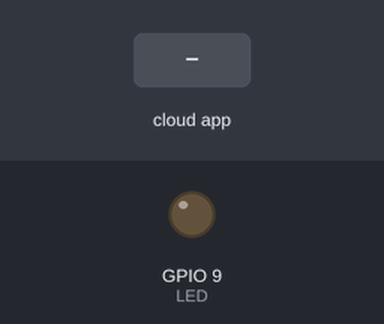
Bench run of a sketch on a simulated ESP32-S3. Parts: output pins drawn as LEDs (lit = HIGH). The test bench sets the inputs (shaded band). The ROS host is connected and sends only what is stated.

Above: at 1.2 s.
1.3 s: the phone or cloud app sets cor_detectada to Blue
At 2.2 s:
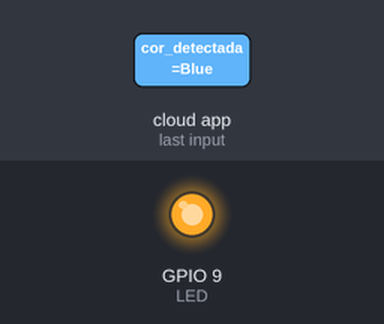
Timing chart, 0 to 4.3 s (numbered marks = the images above; inputs shaded):
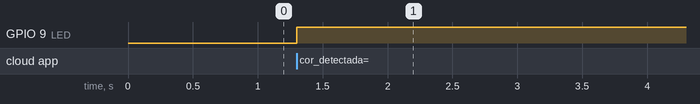

The sketch:

color_sub.ino
```cpp
#include <ros.h>
#include <std_msgs/String.h>
#include <string.h>

#define LED 9

ros::NodeHandle nh;

void callback( const std_msgs::String& cor_detectada){
  if(strcmp(cor_detectada.data,"Blue")==0) {
    digitalWrite(LED, HIGH);  // pisca o LED se detectar cor azul
    nh.loginfo("Azul detectado");
  }
  else {
    digitalWrite(LED, LOW);
    nh.loginfo("Azul nao foi detectado");
  }
}

ros::Subscriber<std_msgs::String> sub("cor_detectada", &callback );

void setup()
{
  pinMode(LED, OUTPUT);
  nh.initNode();
  nh.subscribe(sub);
}

void loop()
{
  nh.spinOnce();
  delay(1);
}
```

Measured:
- after the input at 1.3 s, GPIO 9 (LED): LOW → HIGH at once
